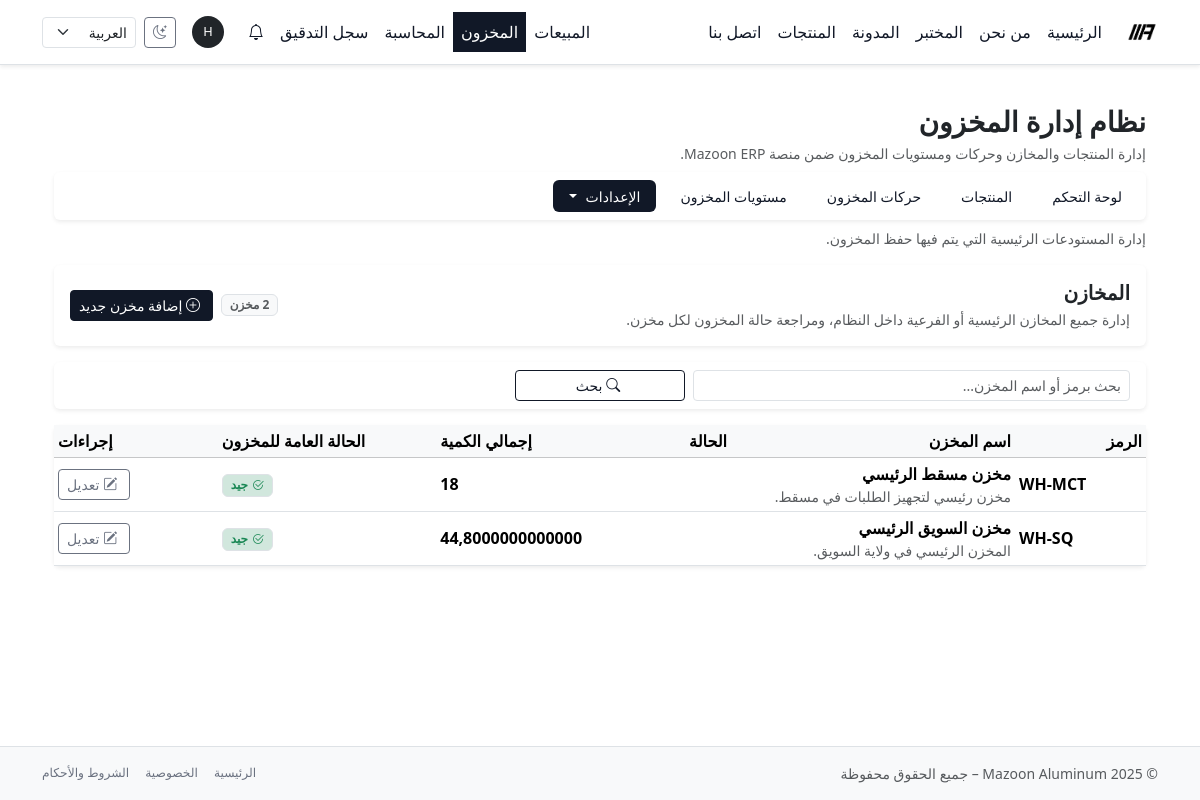
/ar/inventory/warehouses/ (signed in), run on an earlier commit of the app's database.
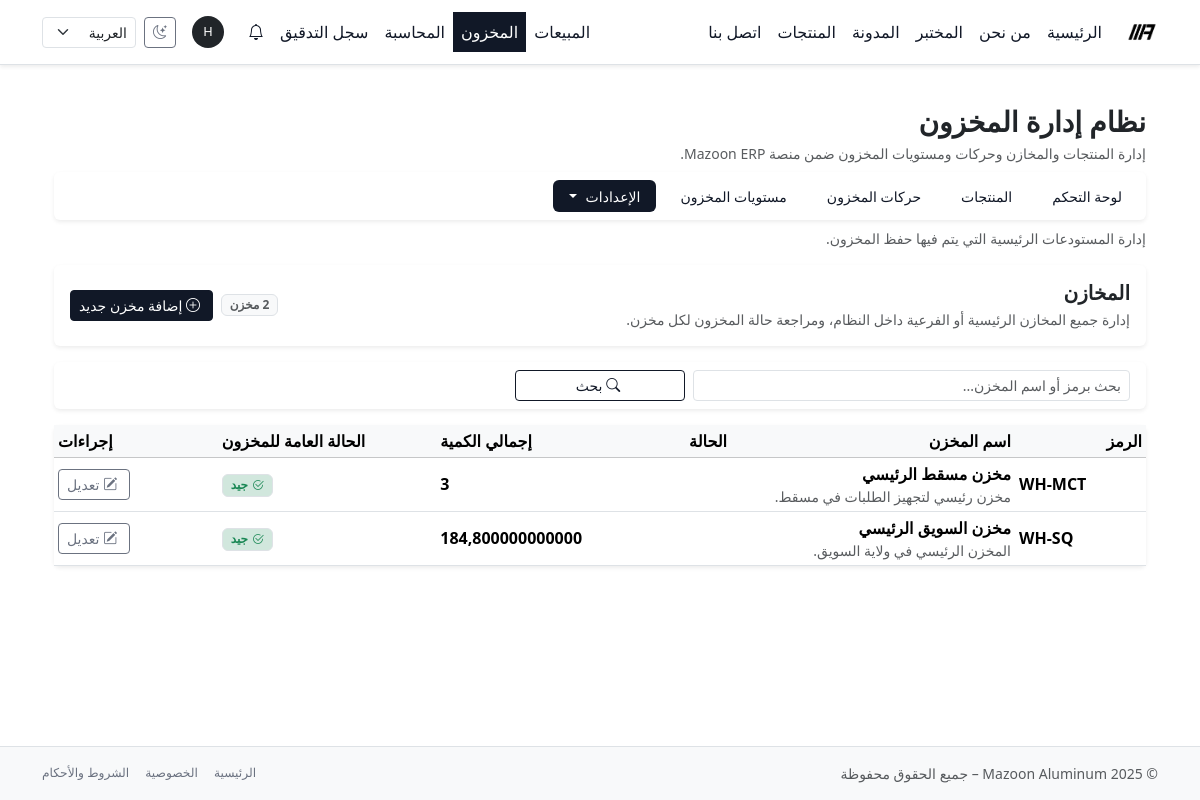
And on a later commit of the database.
### inventory/models.py (models this page shows, shortened)
class Warehouse(TimeStampedModel):
    code = models.CharField(
        max_length=20,
        unique=True,
        verbose_name=_("كود المستودع"),
        help_text=_("كود قصير، مثل: WH-MCT."),
    )
    name = models.CharField(
        max_length=200,
        verbose_name=_("اسم المستودع"),
    )
    description = models.TextField(
        blank=True,
        verbose_name=_("الوصف"),
    )
    is_active = models.BooleanField(
        default=True,
        verbose_name=_("نشط"),
    )
    objects = WarehouseManager()
    class Meta:
        verbose_name = _("مستودع")
        verbose_name_plural = _("المستودعات")
        ordering = ("code",)
    @property
    def total_quantity_on_hand(self) -> Decimal:
        agg = self.stock_levels.aggregate(total=Sum("quantity_on_hand"))
        return agg["total"] or DECIMAL_ZERO
    @property
    def low_stock_count(self) -> int:
        return self.stock_levels.filter(
            min_stock__gt=DECIMAL_ZERO,
            quantity_on_hand__lt=F("min_stock"),
        ).count()
    @property
    def has_low_stock(self) -> bool:
        return self.low_stock_count > 0

### inventory/views.py (the view)
class WarehouseListView(InventoryStaffRequiredMixin, ListView):
    model = Warehouse
    template_name = "inventory/warehouse/list.html"
    context_object_name = "warehouses"
    paginate_by = 50
    def get_queryset(self):
        qs = Warehouse.objects.all().order_by("code")
        q = self.request.GET.get("q", "").strip()
        if q:
            qs = qs.filter(
                Q(code__icontains=q)
                | Q(name__icontains=q)
            )
        self.search_query = q
        return qs
    def get_context_data(self, **kwargs):
        ctx = super().get_context_data(**kwargs)
        ctx["q"] = getattr(self, "search_query", "")
        ctx["subsection"] = "warehouses"
        return ctx

### core/context_processors/notifications.py (called while the page is built)
def notifications_context(request):
    user = request.user
    if not user.is_authenticated:
        return {}
    base_qs = Notification.objects.for_user(user)
    unread_count = base_qs.unread().count()
    recent_notifications = list(
        base_qs.select_related("target_content_type")[:10]
    )
    return {
        "notif_unread_count": unread_count,
        "notif_recent": recent_notifications,
        "notif_has_unread": unread_count > 0,
    }

### core/models/notifications.py (called while the page is built)
    def visible(self):
        return self.filter(is_deleted=False)

    def for_user(self, user):
        return self.visible().filter(recipient=user)

    def unread(self):
        return self.filter(is_read=False)

### inventory/views.py (called while the page is built)
    def test_func(self):
        user = self.request.user
        return user.is_authenticated and user.is_staff

### templates/inventory/warehouse/list.html (shortened to what the changed rows need)
{% extends "inventory/base_inventory.html" %}
{% load i18n %}
{% block inventory_content %}
<div class="card border-0 shadow-sm mb-3 bg-mazoon-card">
  <div class="card-body d-flex justify-content-between align-items-center gap-3">
    <div>
      <h1 class="h5 fw-bold mb-1 text-mazoon">
        {% trans "المخازن" %}
      </h1>
    </div>
  </div>
</div>
<div class="card border-0 shadow-sm">
  <div class="table-responsive">
    <table class="table table-sm align-middle mb-0">
      <thead class="table-light">
        <tr>
          <th style="width: 12%;">{% trans "الرمز" %}</th>
          <th style="width: 26%;">{% trans "اسم المخزن" %}</th>
          <th style="width: 12%;">{% trans "الحالة" %}</th>
          <th class="text-end" style="width: 15%;">{% trans "إجمالي الكمية" %}</th>
          <th class="text-end" style="width: 20%;">{% trans "الحالة العامة للمخزون" %}</th>
          <th class="text-end" style="width: 15%;">{% trans "إجراءات" %}</th>
        </tr>
      </thead>
      <tbody>
        {% for wh in warehouses %}
          <tr>
            <td class="fw-semibold" dir="ltr">
              {{ wh.code }}
            </td>
            <td>
              <div class="fw-semibold">
                {{ wh.name }}
              </div>
              {% if wh.description %}
                <div class="text-muted small">
                  {{ wh.description|truncatechars:80 }}
                </div>
              {% endif %}
            </td>
            <td>
              {% if wh.is_active %}
                <span class="badge badge-mazoon badge-confirmed">
                </span>
              {% else %}
                <span class="badge badge-mazoon badge-draft">
                  {% trans "موقوف" %}
                </span>
              {% endif %}
            </td>
            <td class="text-end">
              <span class="fw-semibold">
                {{ wh.total_quantity_on_hand|default:"0" }}
              </span>
            </td>
            <td class="text-end">
              {% if wh.has_low_stock %}
                <span class="badge bg-warning-subtle text-warning border d-inline-flex align-items-center gap-1">
                  <i class="bi bi-exclamation-triangle"></i>
                  {% blocktrans with cnt=wh.low_stock_count %}
                    {{ cnt }} صنف منخفض
                  {% endblocktrans %}
                </span>
              {% else %}
                <span class="badge bg-success-subtle text-success border d-inline-flex align-items-center gap-1">
                  <i class="bi bi-check2-circle"></i>
                  {% trans "جيد" %}
                </span>
              {% endif %}
            </td>
            <td class="text-end">
              <div class="btn-group btn-group-sm" role="group">
                <a href="{% url 'inventory:warehouse_update' wh.pk %}"
                   class="btn btn-outline-secondary">
                  <i class="bi bi-pencil-square ms-1"></i>
                  {% trans "تعديل" %}
                </a>
              </div>
            </td>
          </tr>
        {% empty %}
          <tr>
            <td colspan="6" class="text-center text-muted py-3">
              {% trans "لا توجد مخازن مسجلة." %}
            </td>
          </tr>
        {% endfor %}
      </tbody>
    </table>
  </div>
</div>
{% endblock %}

What changed in the data, as far as the page shows it:
changed Warehouse "WH-MCT": total_quantity_on_hand "18" → "3"
changed Warehouse "WH-SQ": total_quantity_on_hand "44,8000000000000" → "184,800000000000"
